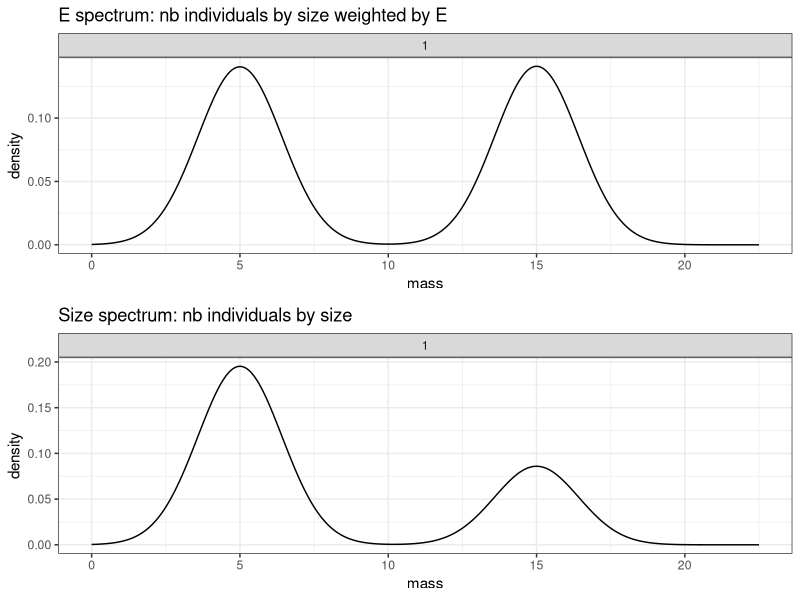
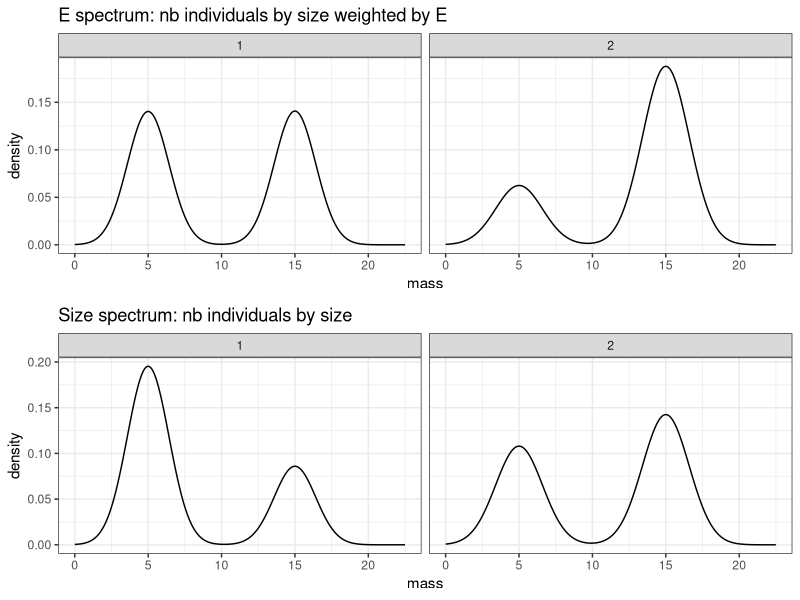
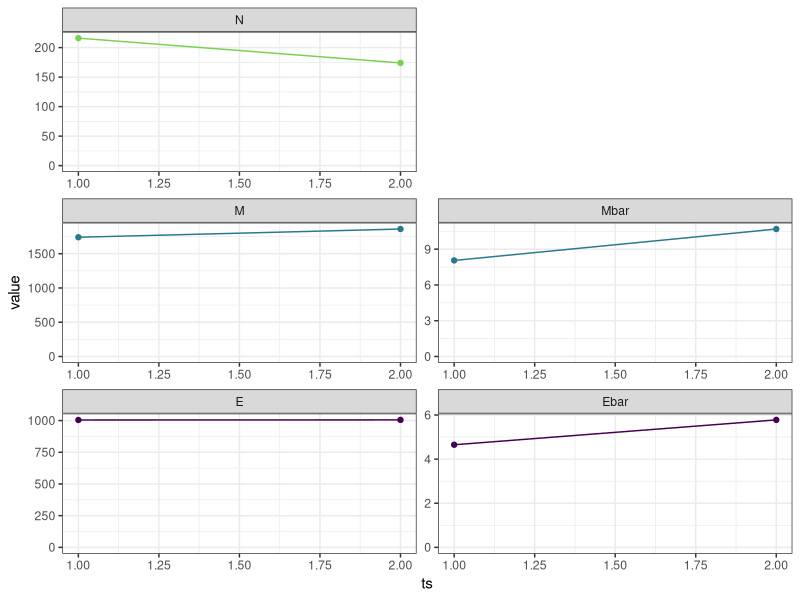
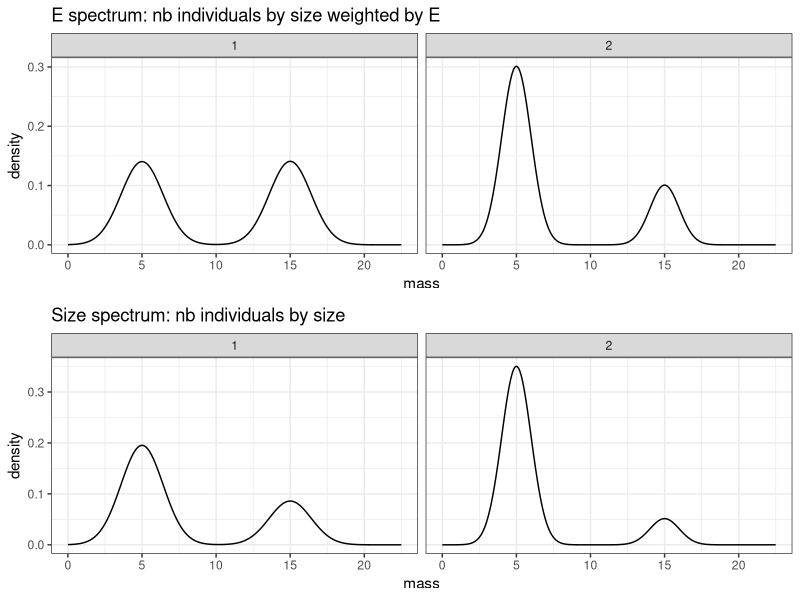
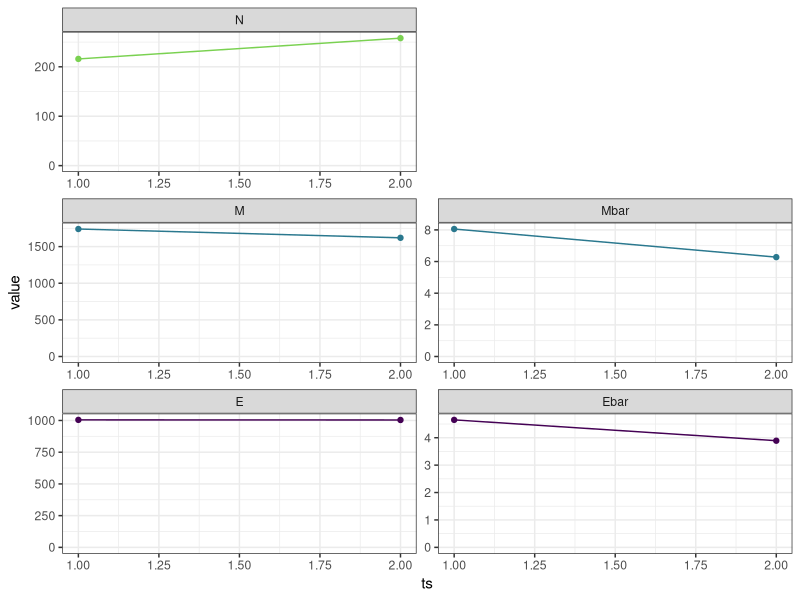
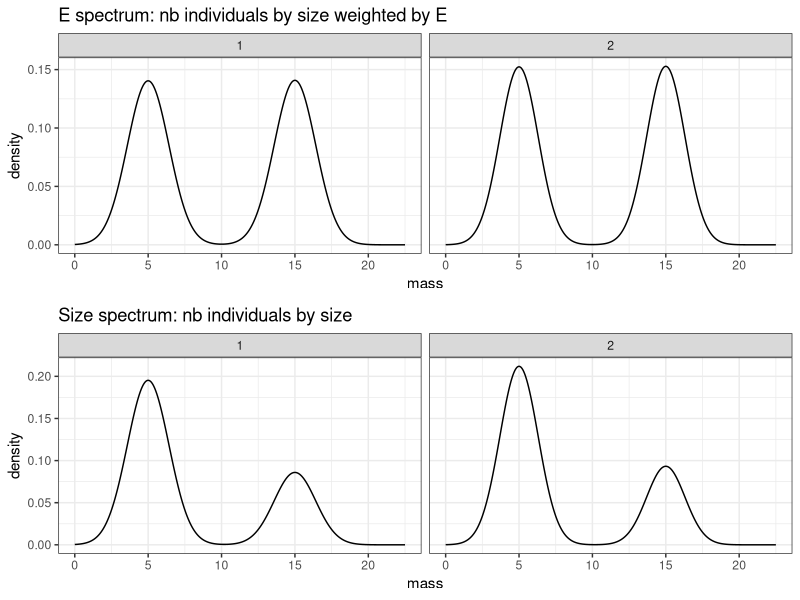
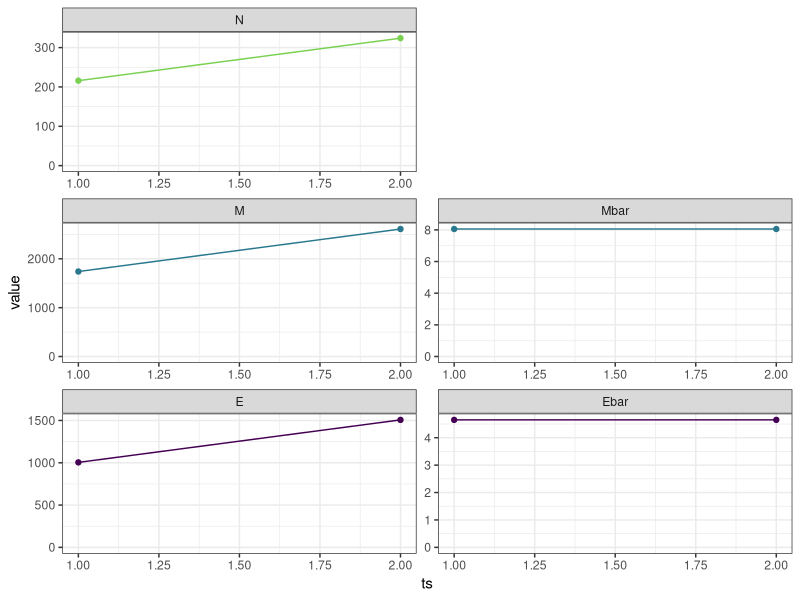
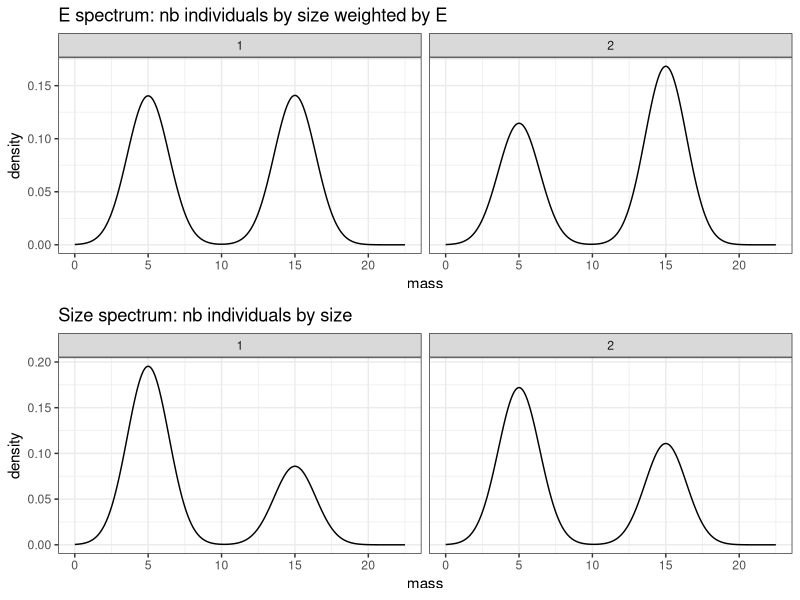

Here is the R script that generated these plots, in order:
## ---- chunk 1
knitr::opts_chunk$set(echo = FALSE)

library(ggplot2)
library(dplyr)

plot_sv <- function(scenario_df) {
  
  c_sum <- scenario_df %>%
    group_by(ts) %>%
    summarize(N = dplyr::n(),
              E = sum(energy),
              M = sum(mass),
              Ebar = mean(energy),
              Mbar = mean(mass)
    ) %>%
    ungroup() %>%
    tidyr::pivot_longer(-ts, names_to = "variable", values_to = "value") %>% 
    mutate(currency = substr(variable, 0, 1))
  
  #return(list(
  ggplot(c_sum, aes(x = ts, y = value, color = currency)) +
    geom_point() +
    geom_line() +
    scale_color_viridis_d(end = .8) +
    facet_wrap(vars(variable), scales = "free", as.table = F, nrow = 3) +
    expand_limits(y = 0) +
    theme_bw() +
    theme(legend.position = "none")#,
}

plot_spectra <- function(scenario_df) {
  
  gridExtra::grid.arrange(grobs = list(
    
    ggplot(scenario_df, aes(x = mass, weights = energy)) +
      geom_density() +
      theme_bw() +
      xlim(0, 1.5 * (max(scenario$mass)))+
      facet_wrap(vars(ts)) +
      ggtitle("E spectrum: nb individuals by size weighted by E"),
    ggplot(scenario_df, aes(x = mass)) +
      geom_density() +
      theme_bw() +
      xlim(0, 1.5 * (max(scenario$mass))) +
      facet_wrap(vars(ts)) +
      ggtitle("Size spectrum: nb individuals by size")
  ),
  nrow = 2)
  #))
}

sv_ratios <- function(scenario) {
  
  ratios = scenario %>% 
    group_by(ts) %>%
    summarize(E = sum(energy),
              N = dplyr::n(),
              M = sum(mass)) %>%
    ungroup()
  
  data.frame(
    variable = c("E ratio", "N ratio"),
    ratio = c(
      ratios$E[2]/ratios$E[1],
      ratios$N[2]/ratios$N[1]
    )
  )
  
}

## ---- chunk 2

E = 1000

M1 = 5
M2 = 15

E1 = M1 ^ .75
E2 = M2 ^ .75

N1 = ceiling((E/2)/E1)
N2 = ceiling((E/2)/E2)

N = N1 + N2

S = 2

individuals_t1 <- data.frame(
  species = c(rep(1, times = N1),
              rep(2, times = N2)),
  energy = c(rep(E1, times = N1),
             rep(E2, times = N2)),
  mass =c(rep(M1, times = N1),
          rep(M2, times = N2)),
  ts = 1
)

gridExtra::grid.arrange(grobs = list(
  
  ggplot(individuals_t1, aes(x = mass, weights = energy)) +
    geom_density() +
    theme_bw() +
    xlim(0, 1.5 * (max(individuals_t1$mass)))+
    facet_wrap(vars(ts)) +
    ggtitle("E spectrum: nb individuals by size weighted by E"),
  ggplot(individuals_t1, aes(x = mass)) +
    geom_density() +
    theme_bw() +
    xlim(0, 1.5 * (max(individuals_t1$mass))) +
    facet_wrap(vars(ts)) +
    ggtitle("Size spectrum: nb individuals by size")),
  nrow = 2)

## ---- chunk 3


N1 = ceiling((.25 * E)/E1)
N2 = ceiling((.75 * E)/E2)

scenario <-  bind_rows(individuals_t1, data.frame(
  species = c(rep(1, times = N1),
              rep(2, times = N2)),
  energy = c(rep(E1, times = N1),
             rep(E2, times = N2)),
  mass =c(rep(M1, times = N1),
          rep(M2, times = N2)),
  ts = 2
))

plot_spectra(scenario)
plot_sv(scenario)
sv_ratios(scenario)
## ---- chunk 4


N1 = ceiling((.75 * E)/E1)
N2 = ceiling((.25 * E)/E2)

scenario <-  bind_rows(individuals_t1, data.frame(
  species = c(rep(1, times = N1),
              rep(2, times = N2)),
  energy = c(rep(E1, times = N1),
             rep(E2, times = N2)),
  mass =c(rep(M1, times = N1),
          rep(M2, times = N2)),
  ts = 2
))

plot_spectra(scenario)
plot_sv(scenario)
sv_ratios(scenario)
## ---- chunk 5

Eamp = E * 1.5

N1 = ceiling((Eamp/2)/E1)
N2 = ceiling((Eamp/2)/E2)


scenario <-  bind_rows(individuals_t1, data.frame(
  species = c(rep(1, times = N1),
              rep(2, times = N2)),
  energy = c(rep(E1, times = N1),
             rep(E2, times = N2)),
  mass =c(rep(M1, times = N1),
          rep(M2, times = N2)),
  ts = 2
))

plot_spectra(scenario)
plot_sv(scenario)
sv_ratios(scenario)
## ---- chunk 6


N1 = ceiling((E/2)/E1)
N2 = ceiling((E/2)/E2)

N1 = ceiling(1.2 * N1)
N2 = ceiling(1.75 * N2)


scenario <-  bind_rows(individuals_t1, data.frame(
  species = c(rep(1, times = N1),
              rep(2, times = N2)),
  energy = c(rep(E1, times = N1),
             rep(E2, times = N2)),
  mass =c(rep(M1, times = N1),
          rep(M2, times = N2)),
  ts = 2
))

plot_spectra(scenario)
plot_sv(scenario)
sv_ratios(scenario)

## ---- chunk 7

N1 = ceiling(((E/2) + (.2 * E))/E1)
N2 = ceiling((E/2)/E2)


scenario <-  bind_rows(individuals_t1, data.frame(
  species = c(rep(1, times = N1),
              rep(2, times = N2)),
  energy = c(rep(E1, times = N1),
             rep(E2, times = N2)),
  mass =c(rep(M1, times = N1),
          rep(M2, times = N2)),
  ts = 2
))

plot_spectra(scenario)
plot_sv(scenario)
sv_ratios(scenario)

## ---- chunk 8


N1 = ceiling((E/2 + 500)/E1)
N2 = ceiling((E/2 + 500)/E2)


scenario <-  bind_rows(individuals_t1, data.frame(
  species = c(rep(1, times = N1),
              rep(2, times = N2)),
  energy = c(rep(E1, times = N1),
             rep(E2, times = N2)),
  mass =c(rep(M1, times = N1),
          rep(M2, times = N2)),
  ts = 2
))

plot_spectra(scenario)
plot_sv(scenario)
sv_ratios(scenario)

## ---- chunk 9


N1 = ceiling((E/2)/E1)
N2 = ceiling((E/2)/E2)

N2 = N2 + ceiling(.75 * N1)
N1 = ceiling(.25 * N1)


scenario <-  bind_rows(individuals_t1, data.frame(
  species = c(rep(1, times = N1),
              rep(2, times = N2)),
  energy = c(rep(E1, times = N1),
             rep(E2, times = N2)),
  mass =c(rep(M1, times = N1),
          rep(M2, times = N2)),
  ts = 2
))

plot_spectra(scenario)
plot_sv(scenario)
sv_ratios(scenario)

## ---- chunk 10


N1 = ceiling((E/2)/E1)
N2 = ceiling((E/2)/E2)

N2 = N2 + ceiling(.4 * N1)
N1 = ceiling(.5 * N1)

scenario <-  bind_rows(individuals_t1, data.frame(
  species = c(rep(1, times = N1),
              rep(2, times = N2)),
  energy = c(rep(E1, times = N1),
             rep(E2, times = N2)),
  mass =c(rep(M1, times = N1),
          rep(M2, times = N2)),
  ts = 2
))

plot_spectra(scenario)
plot_sv(scenario)
sv_ratios(scenario)

## ---- chunk 11

Edamp = .75 * E

N1 = ceiling((Edamp/2)/E1)
N2 = ceiling((Edamp/2)/E2)

scenario <-  bind_rows(individuals_t1, data.frame(
  species = c(rep(1, times = N1),
              rep(2, times = N2)),
  energy = c(rep(E1, times = N1),
             rep(E2, times = N2)),
  mass =c(rep(M1, times = N1),
          rep(M2, times = N2)),
  ts = 2
))

plot_spectra(scenario)
plot_sv(scenario)
sv_ratios(scenario)

## ---- chunk 12


N1 = ceiling(.75 * ((E/2)/E1))
N2 = ceiling((E/2) / E2)

scenario <-  bind_rows(individuals_t1, data.frame(
  species = c(rep(1, times = N1),
              rep(2, times = N2)),
  energy = c(rep(E1, times = N1),
             rep(E2, times = N2)),
  mass =c(rep(M1, times = N1),
          rep(M2, times = N2)),
  ts = 2
))

plot_spectra(scenario)
plot_sv(scenario)
sv_ratios(scenario)

## ---- chunk 13


N1 = ceiling(((E/2)/E1))
N2 = ceiling(.75 * ((E/2)/E2))

scenario <-  bind_rows(individuals_t1, data.frame(
  species = c(rep(1, times = N1),
              rep(2, times = N2)),
  energy = c(rep(E1, times = N1),
             rep(E2, times = N2)),
  mass =c(rep(M1, times = N1),
          rep(M2, times = N2)),
  ts = 2
))

plot_spectra(scenario)
plot_sv(scenario)
sv_ratios(scenario)

## ---- chunk 14


N1 = ceiling(((E/2)/E1))
N2 = ceiling(((E/2)/E2))

N1 = N1 + ceiling(.25 * N2)
N2 = ceiling(.75 * N2)

scenario <-  bind_rows(individuals_t1, data.frame(
  species = c(rep(1, times = N1),
              rep(2, times = N2)),
  energy = c(rep(E1, times = N1),
             rep(E2, times = N2)),
  mass =c(rep(M1, times = N1),
          rep(M2, times = N2)),
  ts = 2
))

plot_spectra(scenario)
plot_sv(scenario)
sv_ratios(scenario)

## ---- chunk 15


N1 = ceiling(((E/2)/E1))
N2 = ceiling(((E/2)/E2))

N1 = ceiling(N1 * 1.5)
N2 = ceiling(.3 * N2)

scenario <-  bind_rows(individuals_t1, data.frame(
  species = c(rep(1, times = N1),
              rep(2, times = N2)),
  energy = c(rep(E1, times = N1),
             rep(E2, times = N2)),
  mass =c(rep(M1, times = N1),
          rep(M2, times = N2)),
  ts = 2
))

plot_spectra(scenario)
plot_sv(scenario)
sv_ratios(scenario)

